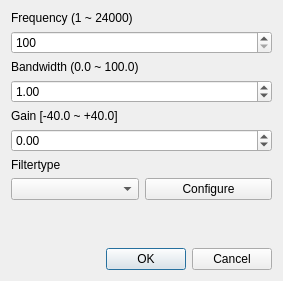
<?xml version="1.0" encoding="UTF-8"?>
<ui version="4.0">
 <class>addpoint</class>
 <widget class="QDialog" name="addpoint">
  <property name="geometry">
   <rect>
    <x>0</x>
    <y>0</y>
    <width>283</width>
    <height>281</height>
   </rect>
  </property>
  <property name="windowTitle">
   <string>Add Point</string>
  </property>
  <property name="windowIcon">
   <iconset resource="../ddceditor_resources.qrc">
    <normaloff>:/img/icon.png</normaloff>:/img/icon.png</iconset>
  </property>
  <property name="modal">
   <bool>true</bool>
  </property>
  <layout class="QVBoxLayout" name="verticalLayout">
   <item>
    <widget class="QLabel" name="label">
     <property name="text">
      <string>Frequency (1 ~ 24000)</string>
     </property>
    </widget>
   </item>
   <item>
    <widget class="QSpinBox" name="freq">
     <property name="minimum">
      <number>100</number>
     </property>
     <property name="maximum">
      <number>24000</number>
     </property>
     <property name="singleStep">
      <number>10</number>
     </property>
    </widget>
   </item>
   <item>
    <widget class="QLabel" name="label_2">
     <property name="text">
      <string>Bandwidth (0.0 ~ 100.0)</string>
     </property>
    </widget>
   </item>
   <item>
    <widget class="QDoubleSpinBox" name="bw">
     <property name="maximum">
      <double>100.000000000000000</double>
     </property>
     <property name="singleStep">
      <double>0.200000000000000</double>
     </property>
     <property name="value">
      <double>1.000000000000000</double>
     </property>
    </widget>
   </item>
   <item>
    <widget class="QLabel" name="label_3">
     <property name="text">
      <string>Gain [-40.0 ~ +40.0]</string>
     </property>
    </widget>
   </item>
   <item>
    <widget class="QDoubleSpinBox" name="gain">
     <property name="minimum">
      <double>-40.000000000000000</double>
     </property>
     <property name="maximum">
      <double>40.000000000000000</double>
     </property>
     <property name="singleStep">
      <double>0.200000000000000</double>
     </property>
    </widget>
   </item>
   <item>
    <widget class="QLabel" name="label_4">
     <property name="text">
      <string>Filtertype</string>
     </property>
    </widget>
   </item>
   <item>
    <layout class="QHBoxLayout" name="horizontalLayout">
     <property name="topMargin">
      <number>0</number>
     </property>
     <item>
      <widget class="QComboBox" name="ftype"/>
     </item>
     <item>
      <widget class="QPushButton" name="custom_configure">
       <property name="text">
        <string>Configure</string>
       </property>
      </widget>
     </item>
    </layout>
   </item>
   <item>
    <spacer name="verticalSpacer">
     <property name="orientation">
      <enum>Qt::Vertical</enum>
     </property>
     <property name="sizeHint" stdset="0">
      <size>
       <width>20</width>
       <height>40</height>
      </size>
     </property>
    </spacer>
   </item>
   <item>
    <widget class="QDialogButtonBox" name="buttonBox">
     <property name="orientation">
      <enum>Qt::Horizontal</enum>
     </property>
     <property name="standardButtons">
      <set>QDialogButtonBox::Cancel|QDialogButtonBox::Ok</set>
     </property>
    </widget>
   </item>
  </layout>
 </widget>
 <resources>
  <include location="../ddceditor_resources.qrc"/>
 </resources>
 <connections>
  <connection>
   <sender>buttonBox</sender>
   <signal>accepted()</signal>
   <receiver>addpoint</receiver>
   <slot>accept()</slot>
   <hints>
    <hint type="sourcelabel">
     <x>248</x>
     <y>254</y>
    </hint>
    <hint type="destinationlabel">
     <x>157</x>
     <y>274</y>
    </hint>
   </hints>
  </connection>
  <connection>
   <sender>buttonBox</sender>
   <signal>rejected()</signal>
   <receiver>addpoint</receiver>
   <slot>reject()</slot>
   <hints>
    <hint type="sourcelabel">
     <x>316</x>
     <y>260</y>
    </hint>
    <hint type="destinationlabel">
     <x>286</x>
     <y>274</y>
    </hint>
   </hints>
  </connection>
 </connections>
</ui>
